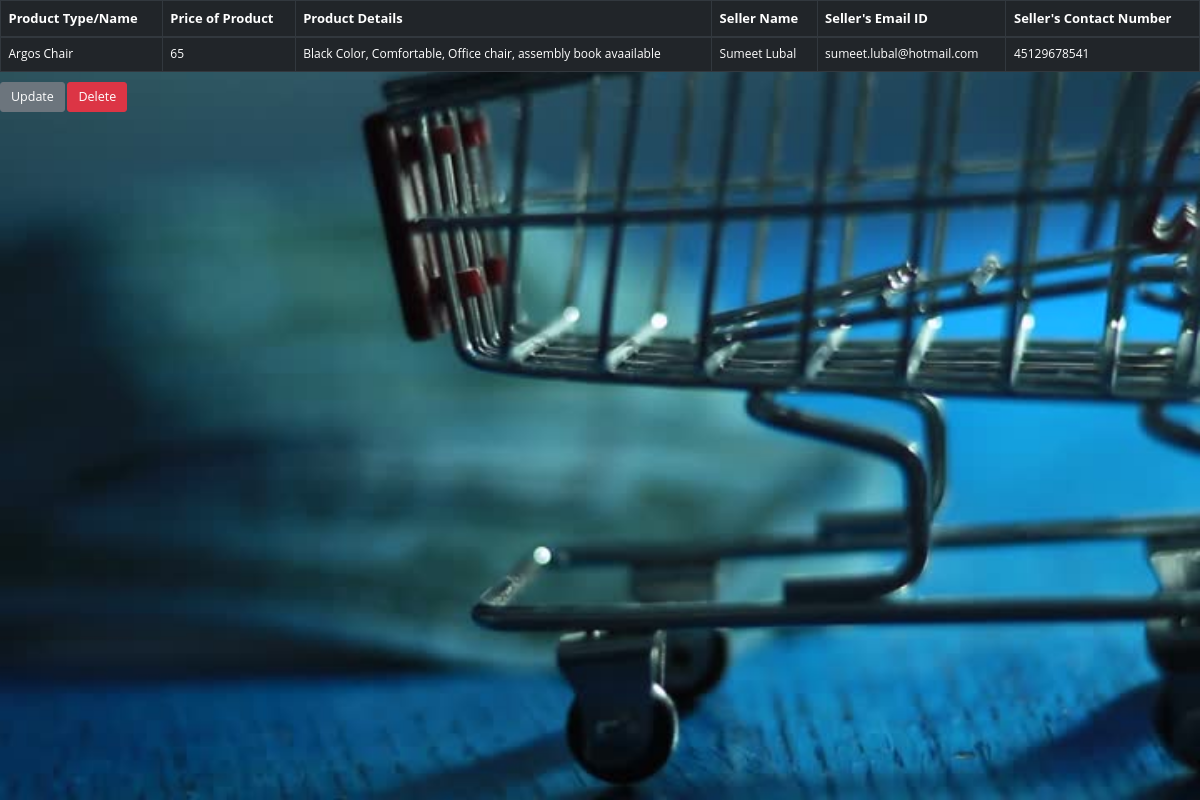
The page /show_all/4 on the database its author committed.
### login.py (models this page shows)
class Product(db.Model):
    id= db.Column(db.Integer, primary_key=True)
    Product_name = db.Column(db.String(20),nullable=False)
    Product_price = db.Column(db.Integer, nullable= False)
    Prod_spec = db.Column(db.Text, nullable=False)
    seller_name = db.Column(db.String(20), nullable =False)
    User_email = db.Column(db.String(120),  nullable=False)
    contact_num= db.Column(db.Integer, nullable=False)
    person_id = db.Column(db.Integer, db.ForeignKey('add_user.id'))

### login.py (the view)
@app.route("/show_all/<int:Product_id>")
def idv_prod(Product_id):
    product = Product.query.get_or_404(Product_id)
    return render_template('prod.html', product = product)

### templates/prod.html (shortened to what this page needs)
<!DOCTYPE html>
<html lang="en">
<head>
    <link rel="stylesheet" type="text/css" href="{{ url_for('static',filename ='style.css') }}">
    <link rel="stylesheet" href="https://maxcdn.bootstrapcdn.com/bootstrap/4.0.0/css/bootstrap.min.css"
>
</head>
<body>
    <div class="cont">
        <tbody>
            <table class="table table-bordered table-dark">
                <thead class="thead-dark">
                    <tr>
                        <th>Product Type/Name</th>
                        <th>Price of Product</th>
                        <th>Product Details</th>
                        <th>Seller Name</th>
                        <th>Seller's Email ID</th>
                        <th>Seller's Contact Number</th>
                    </tr>
                </thead>
                <tr>
                    <td>{{ product.Product_name}}</td>
                    <td>{{ product.Product_price}}</td>
                    <td>{{ product.Prod_spec}}</td>
                    <td>{{ product.seller_name}}</td>
                    <td>{{ product.User_email }}</td>
                    <td>{{ product.contact_num }}</td>
                </tr>
        </tbody>
        <div>
        <a class="btn btn-secondary  btn-lg" href="{{ url_for('update_prod', Product_id= product.id) }}">Update</a>
            <a class="btn btn-danger btn-lg " href="{{ url_for('delete_prod', Product_id= product.id) }}"
                onclick="myFunction()">Delete</a>
        </div>
    </div>
</body>
</html>

### static/style.css (style rules this page uses)
*, *:before, *:after { box-sizing: border-box; margin: 0; padding: 0; }
html, body { font-size: 62.5%; height: 100%; overflow: hidden; }
.cont { position: relative; height: 100%; background-image: url('1.jpg'); background-size: cover; overflow: auto; font-family: "Open Sans", Helvetica, Arial, sans-serif; }
table tbody tr td { font-size: 12px; }
table thead tr th { font-size: 13px; }

### rows shown on the page
Product: Product_name "Argos Chair", Product_price "65", Prod_spec "Black Color, Comfortable, Office chair, assembly book avaailable", seller_name "Sumeet Lubal", User_email "sumeet.lubal@hotmail.com", contact_num "45129678541"
